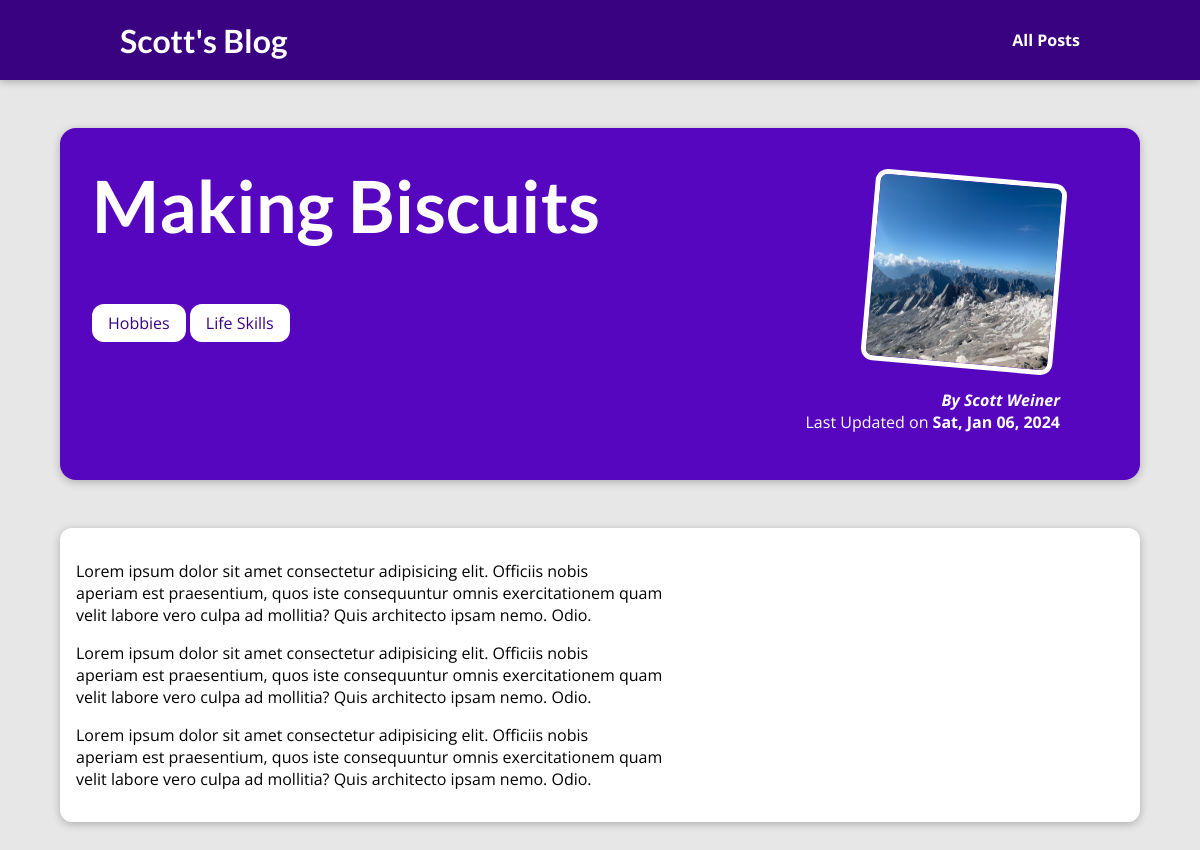
Page /posts/3 on the committed database.
### blog/models.py (models this page shows, shortened)
class Post(models.Model):
    title = models.CharField(max_length=150)
    author = models.ForeignKey(Author, on_delete=models.SET_NULL, null=True, related_name="posts")
    date = models.DateField(auto_now=True)
    excerpt = models.CharField(max_length=200)
    content = models.TextField(validators=[MinLengthValidator(10)])
    slug = models.SlugField(unique=True, db_index=True)
    image = models.CharField(max_length=256)
    tags = models.ManyToManyField(Tag)

class Tag(models.Model):
    caption = models.CharField(max_length=20)

class Author(models.Model):
    first_name = models.CharField(max_length=20)
    last_name = models.CharField(max_length = 30)
    email_address = models.EmailField()
    def __str__(self):
        return f"{self.first_name} {self.last_name}"

### blog/views.py (the view)
# urls.py: path("posts/<post_id>", views.get_post, name="post-detail")
def get_post(request, post_id):
    post = Post.objects.get(id=post_id)
    return render(request, "blog/post-detail.html", {
        "post" : post,
        "post_tags": post.tags.all()
    })

### blog/templates/blog/post-detail.html (shortened to what this page needs)
{% extends "base.html" %}
{%load static%}
{% block css_files %}
<link rel="stylesheet" href={% static "blog/post-detail.css" %}>
{%endblock%}
{% block content %}
<section id="summary">
    <h2>{{post.title}}</h2>
    <div id="tag-box">
        {% for tag in post_tags %}
        <span class="tag">{{tag.caption}}</span>
        {%endfor%}
    </div>
    <article>
        <img src="{% static "blog/images/"|add:post.image %}" alt="{{post.title}}"/>
        <address>By {{post.author}}</address>
        <div>Last Updated on <time>{{post.date|date:"D, M d, Y"}}</time></div>
    </article>
</section>
<main>
    <p>{{post.content|linebreaks}}</p>
</main>
{%endblock%}

### static/app.css (style rules this page uses)
* { box-sizing: border-box; }
html { font-family: 'Open Sans', 'Lato', sans-serif; }
body { margin: 0; }
h1, h2, h3 { font-family: 'Lato', sans-serif; font-weight: bold; }

### blog/static/blog/post-detail.css (style rules this page uses)
body { background-color: #e7e7e7; }
#summary { margin: 8rem auto 3rem auto; padding: 2rem; width: 90%; max-width: 90rem; border-radius: 16px; background-color: #5706c0; position: relative; box-shadow: 0 2px 8px rgba(0, 0, 0, 0.25); height: 22rem; }
#summary h2 { color: white; font-size: 4.5rem; margin-top: 0.1rem; margin-bottom: 1rem; position: relative; width: 75%; text-align: start; }
#summary article { position: absolute; top: 2rem; right: 3rem; padding: 1rem 2rem; border-radius: 12px; text-align: right; color: white; }
#summary article img { width: 12rem; height: 12rem; border-radius: 12px; transform: rotateZ(5deg); border: 5px solid white; margin-bottom: 1rem; }
#summary address { font-weight: bold; }
#summary time { font-weight: bold; }
main { width: 90%; max-width: 90rem; margin: 3rem auto; background-color: white; padding: 1rem; border-radius: 12px; box-shadow: 0 2px 8px rgba(0, 0, 0, 0.25); }
.tag { background-color: white; color: #390281; padding: 0.5rem 1rem; border-radius: 12px; }
#tag-box { padding-top: 3rem; }

### rows in the picture
Post: title "Making Biscuits", image (picture), author "Scott Weiner", date "Sat, Jan 06, 2024", content "Lorem ipsum dolor sit amet consectetur adipisicing elit. Officiis nobis aperiam est praesentium, quos iste consequuntur omnis exercitationem quam velit labore vero culpa ad mollitia? Quis architecto ipsam nemo. Odio. Lorem ipsum dolor sit amet consectetur adipisicing elit. Officiis nobis aperiam est praesentium, quos iste consequuntur omnis exercitationem quam velit labore vero culpa ad mollitia? Quis architecto ipsam nemo. Odio. Lorem ipsum dolor sit amet consectetur adipisicing elit. Officiis nobis aperiam est praesentium, quos iste consequuntur omnis exercitationem quam velit labore vero culpa ad mollitia? Quis architecto ipsam nemo. Odio."
Tag: caption "Hobbies"
Tag: caption "Life Skills"
